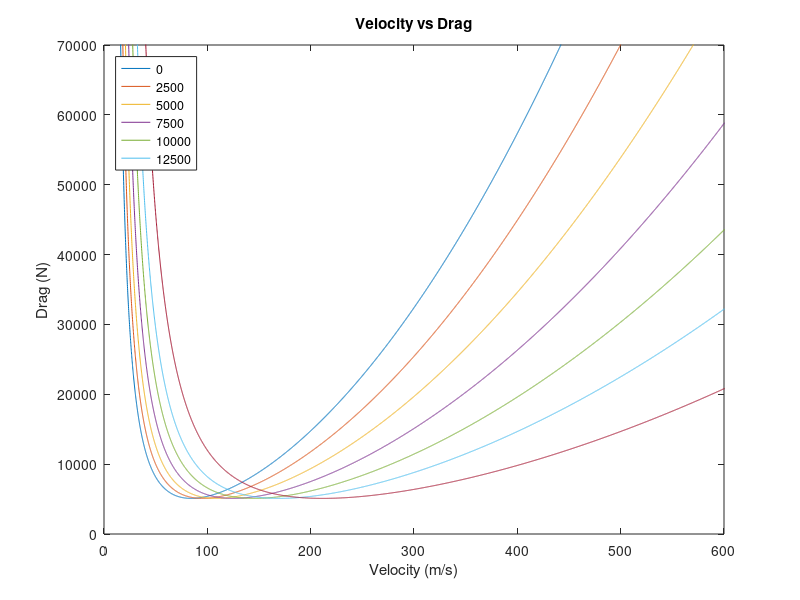
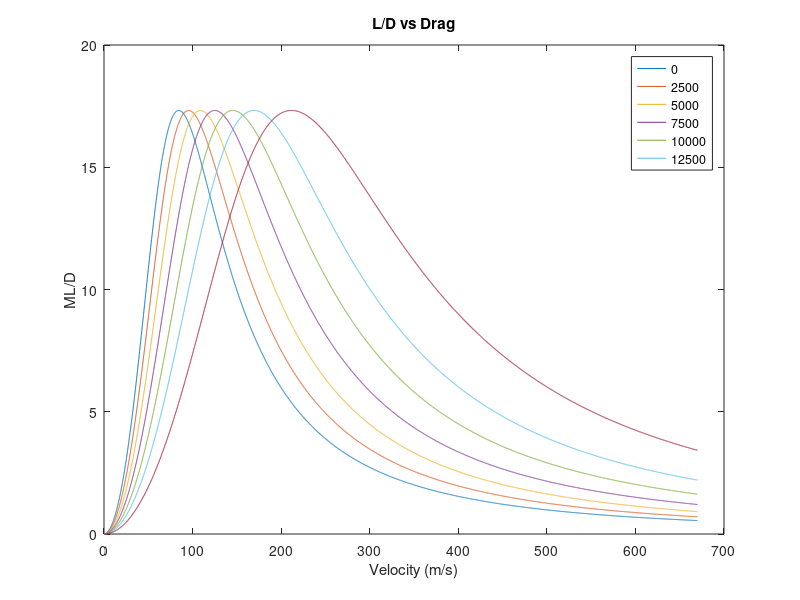
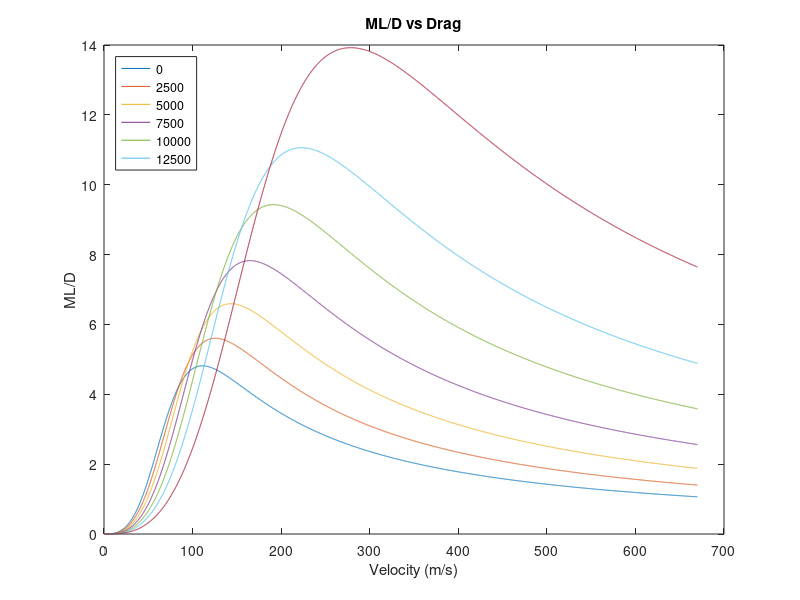
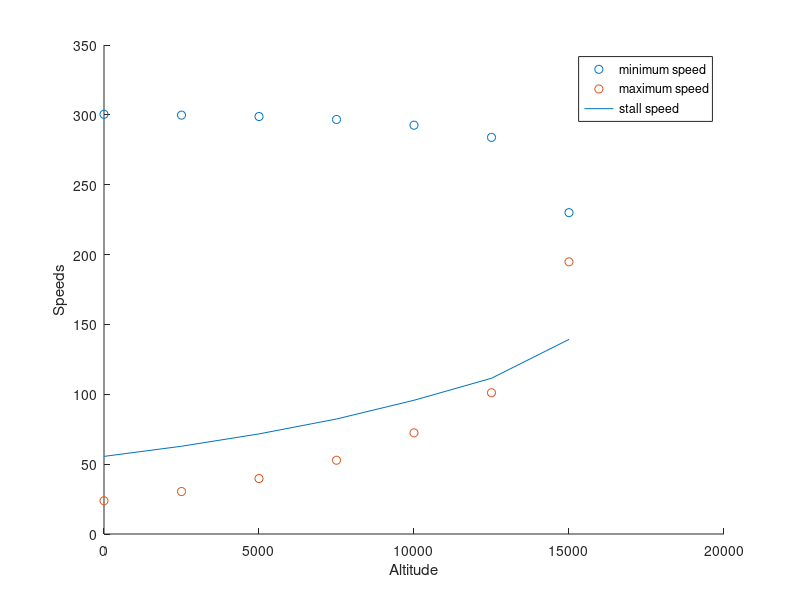

Recreate these plots in MATLAB, in order.
% Question 1
% this will calculate the drag on an airfoil

clear all;
W = 88300;
altitude = [0; 2500; 5000; 7500; 10000; 12500; 15000];
rho = [1.225; 0.9582; 0.7364; 0.5579; 0.4125; 0.3042; 0.1948];
temp = [288.15; 271.91; 255.68; 239.46; 223.15; 219.95; 216.69];
v_inf = 0:0.1:670;
drag = zeros(length(rho),length(v_inf));
for i = 1:length(rho)
    for j = 1:length(v_inf)
        drag(i, j) = 0.292*rho(i)*v_inf(j)^2 + 22245391/(rho(i)*v_inf(j)^2);
    end
    
end
figure(1);
for k = 1:length(rho)
    plot(v_inf,drag(k,:));
    hold on
end
axis([0 600 0 70000]);
legend({'0', '2500', '5000', '7500', '10000','12500'},'Location','northwest');
xlabel("Velocity (m/s)");
ylabel("Drag (N)");
title("Velocity vs Drag")
hold off;
figure(2);
loverd = W./drag;
for k = 1:length(rho)
    plot(v_inf,loverd(k,:));
    hold on;
end
legend({'0', '2500', '5000', '7500', '10000','12500'});
xlabel("Velocity (m/s)");
ylabel("ML/D");
title("L/D vs Drag")
hold off;

airspeed = sqrt(1.4*297.*temp);
Mach = v_inf ./ airspeed;

MLoverD = loverd.*Mach;

figure(3)
for k = 1:length(rho)
    plot(v_inf,MLoverD(k,:));
    hold on;
end
legend({'0', '2500', '5000', '7500', '10000','12500'},'Location','northwest');
xlabel("Velocity (m/s)");
ylabel("ML/D");
title("ML/D vs Drag")
hold off;

%%Question 2

%thurst avalible
T_sl = 32500;
Ta = (rho/rho(1))*T_sl;
amax = zeros(1,7);
min = zeros(1,7);
for i = 1:length(altitude)
    amax(i) = find(drag(i,:)  < Ta(i),1,'last');
    min(i) = find(drag(i,:) < Ta(i),1,'first');
end
vamax = zeros(1,7);
vmin = zeros(1,7);
for i = 1:length(altitude)
    vamax(i) =  v_inf(amax(i));
    vmin(i) = v_inf(min(i));
end
% find V stall
vstall = sqrt(W./(0.5.*rho*29.2*1.6));
figure(4);
scatter(altitude, vamax);
hold on;
scatter(altitude, vmin);
hold on;
plot(altitude, vstall);
hold on;
legend({'minimum speed','maximum speed', 'stall speed'});
xlabel("Altitude");
ylabel("Speeds");
%question 3 

% first the amax velocity at each 
vd = zeros(7, length(v_inf));

for i = 1:length(rho)
    for j = 1:length(v_inf)
        vd(i,j) = v_inf(j)*drag(i,j);
    end
end
vt = Ta.*v_inf;
vd(isnan(vd))=0;
vclime = zeros(1,7);
for i = 1:length(rho)
    vclime(i) = max(vt(i,:) - vd(i,:));
end
ROC = vclime / W;
figure(5);
plot(altitude,ROC);
% maximum 
xlabel("Altitude (m)");
ylabel("Rate of Climb");
title("Altitude vs Rate of Climb(ROC)")

